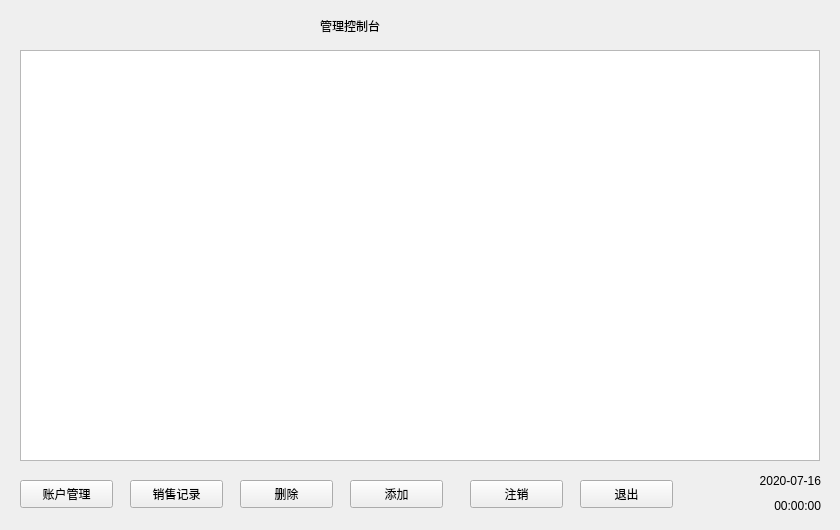
<?xml version="1.0" encoding="UTF-8"?>
<ui version="4.0">
 <class>adminctrl</class>
 <widget class="QMainWindow" name="adminctrl">
  <property name="geometry">
   <rect>
    <x>0</x>
    <y>0</y>
    <width>840</width>
    <height>530</height>
   </rect>
  </property>
  <property name="windowTitle">
   <string>MainWindow</string>
  </property>
  <widget class="QWidget" name="centralwidget">
   <widget class="QListWidget" name="listWidget">
    <property name="geometry">
     <rect>
      <x>20</x>
      <y>50</y>
      <width>800</width>
      <height>411</height>
     </rect>
    </property>
   </widget>
   <widget class="QPushButton" name="lodingBtn">
    <property name="geometry">
     <rect>
      <x>20</x>
      <y>480</y>
      <width>93</width>
      <height>28</height>
     </rect>
    </property>
    <property name="text">
     <string>账户管理</string>
    </property>
   </widget>
   <widget class="QPushButton" name="pushButton_2">
    <property name="geometry">
     <rect>
      <x>580</x>
      <y>480</y>
      <width>93</width>
      <height>28</height>
     </rect>
    </property>
    <property name="text">
     <string>退出</string>
    </property>
   </widget>
   <widget class="QPushButton" name="pushButton_3">
    <property name="geometry">
     <rect>
      <x>240</x>
      <y>480</y>
      <width>93</width>
      <height>28</height>
     </rect>
    </property>
    <property name="text">
     <string>删除</string>
    </property>
   </widget>
   <widget class="QPushButton" name="pushButton_4">
    <property name="geometry">
     <rect>
      <x>350</x>
      <y>480</y>
      <width>93</width>
      <height>28</height>
     </rect>
    </property>
    <property name="text">
     <string>添加</string>
    </property>
   </widget>
   <widget class="QLabel" name="label">
    <property name="geometry">
     <rect>
      <x>320</x>
      <y>10</y>
      <width>191</width>
      <height>31</height>
     </rect>
    </property>
    <property name="styleSheet">
     <string notr="true">font: 18pt &quot;黑体&quot;;</string>
    </property>
    <property name="text">
     <string>管理控制台</string>
    </property>
   </widget>
   <widget class="QPushButton" name="pushButton">
    <property name="geometry">
     <rect>
      <x>130</x>
      <y>480</y>
      <width>93</width>
      <height>28</height>
     </rect>
    </property>
    <property name="text">
     <string>销售记录</string>
    </property>
   </widget>
   <widget class="QLabel" name="label_2">
    <property name="geometry">
     <rect>
      <x>650</x>
      <y>470</y>
      <width>171</width>
      <height>21</height>
     </rect>
    </property>
    <property name="styleSheet">
     <string notr="true">font: 14pt &quot;黑体&quot;;</string>
    </property>
    <property name="text">
     <string>2020-07-16</string>
    </property>
    <property name="alignment">
     <set>Qt::AlignRight|Qt::AlignTrailing|Qt::AlignVCenter</set>
    </property>
   </widget>
   <widget class="QLabel" name="label_3">
    <property name="geometry">
     <rect>
      <x>680</x>
      <y>490</y>
      <width>141</width>
      <height>31</height>
     </rect>
    </property>
    <property name="styleSheet">
     <string notr="true">font: 14pt &quot;黑体&quot;;</string>
    </property>
    <property name="text">
     <string>00:00:00</string>
    </property>
    <property name="alignment">
     <set>Qt::AlignRight|Qt::AlignTrailing|Qt::AlignVCenter</set>
    </property>
   </widget>
   <widget class="QPushButton" name="pushButton_5">
    <property name="geometry">
     <rect>
      <x>470</x>
      <y>480</y>
      <width>93</width>
      <height>28</height>
     </rect>
    </property>
    <property name="text">
     <string>注销</string>
    </property>
   </widget>
  </widget>
 </widget>
 <resources/>
 <connections/>
</ui>
